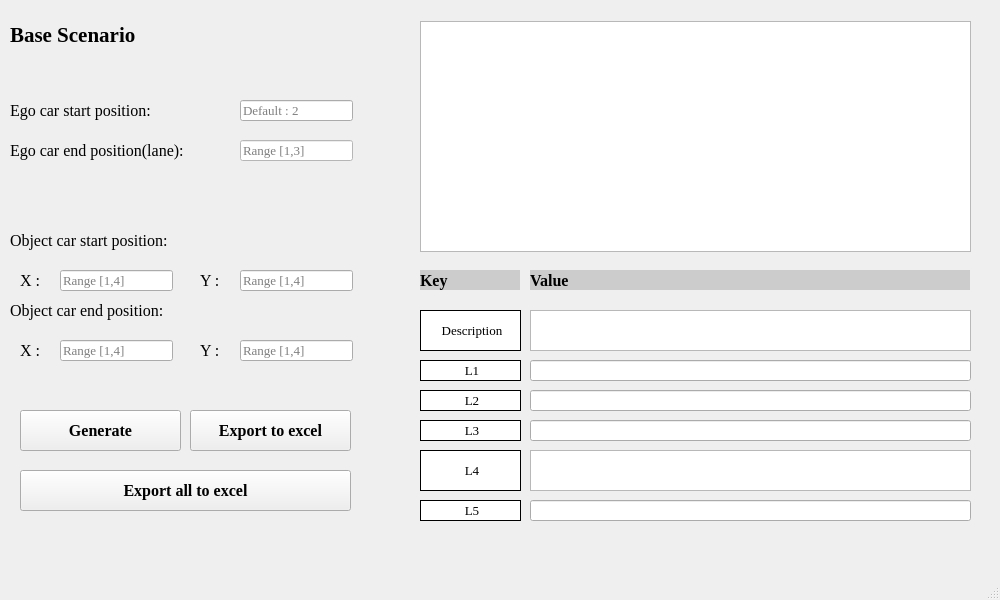
<?xml version="1.0" encoding="UTF-8"?>
<ui version="4.0">
 <class>BaseScenario</class>
 <widget class="QMainWindow" name="BaseScenario">
  <property name="geometry">
   <rect>
    <x>0</x>
    <y>0</y>
    <width>1000</width>
    <height>600</height>
   </rect>
  </property>
  <property name="font">
   <font>
    <family>Times New Roman</family>
    <pointsize>12</pointsize>
    <weight>50</weight>
    <bold>false</bold>
   </font>
  </property>
  <property name="windowTitle">
   <string>Base Scenario</string>
  </property>
  <property name="windowIcon">
   <iconset>
    <normaloff>VW.png</normaloff>VW.png</iconset>
  </property>
  <property name="inputMethodHints">
   <set>Qt::ImhPreferLowercase</set>
  </property>
  <widget class="QWidget" name="centralwidget">
   <widget class="QPushButton" name="pushButton1">
    <property name="geometry">
     <rect>
      <x>20</x>
      <y>410</y>
      <width>161</width>
      <height>41</height>
     </rect>
    </property>
    <property name="font">
     <font>
      <family>Times New Roman</family>
      <pointsize>12</pointsize>
      <weight>75</weight>
      <bold>true</bold>
     </font>
    </property>
    <property name="text">
     <string>Generate</string>
    </property>
   </widget>
   <widget class="QLabel" name="label1">
    <property name="geometry">
     <rect>
      <x>10</x>
      <y>20</y>
      <width>200</width>
      <height>30</height>
     </rect>
    </property>
    <property name="font">
     <font>
      <family>Times New Roman</family>
      <pointsize>16</pointsize>
      <weight>75</weight>
      <bold>true</bold>
     </font>
    </property>
    <property name="text">
     <string>Base Scenario</string>
    </property>
   </widget>
   <widget class="QLineEdit" name="lineEdit1">
    <property name="geometry">
     <rect>
      <x>240</x>
      <y>100</y>
      <width>113</width>
      <height>21</height>
     </rect>
    </property>
    <property name="font">
     <font>
      <family>Times New Roman</family>
      <pointsize>10</pointsize>
      <weight>50</weight>
      <bold>false</bold>
     </font>
    </property>
    <property name="inputMask">
     <string/>
    </property>
    <property name="text">
     <string/>
    </property>
    <property name="readOnly">
     <bool>true</bool>
    </property>
    <property name="placeholderText">
     <string>Default : 2</string>
    </property>
   </widget>
   <widget class="QTextEdit" name="textEdit">
    <property name="geometry">
     <rect>
      <x>530</x>
      <y>310</y>
      <width>441</width>
      <height>41</height>
     </rect>
    </property>
   </widget>
   <widget class="QLabel" name="label2">
    <property name="geometry">
     <rect>
      <x>10</x>
      <y>100</y>
      <width>200</width>
      <height>20</height>
     </rect>
    </property>
    <property name="font">
     <font>
      <family>Times New Roman</family>
      <pointsize>12</pointsize>
      <weight>50</weight>
      <bold>false</bold>
     </font>
    </property>
    <property name="text">
     <string>Ego car start position:</string>
    </property>
   </widget>
   <widget class="QLabel" name="label3">
    <property name="geometry">
     <rect>
      <x>10</x>
      <y>140</y>
      <width>220</width>
      <height>20</height>
     </rect>
    </property>
    <property name="font">
     <font>
      <family>Times New Roman</family>
      <pointsize>12</pointsize>
      <weight>50</weight>
      <bold>false</bold>
     </font>
    </property>
    <property name="text">
     <string>Ego car end position(lane):</string>
    </property>
   </widget>
   <widget class="QLineEdit" name="lineEdit2">
    <property name="geometry">
     <rect>
      <x>240</x>
      <y>140</y>
      <width>113</width>
      <height>21</height>
     </rect>
    </property>
    <property name="font">
     <font>
      <family>Times New Roman</family>
      <pointsize>10</pointsize>
      <weight>50</weight>
      <bold>false</bold>
     </font>
    </property>
    <property name="styleSheet">
     <string notr="true">background-color: rgb(255, 255, 255);</string>
    </property>
    <property name="placeholderText">
     <string>Range [1,3]</string>
    </property>
   </widget>
   <widget class="QLabel" name="label4">
    <property name="geometry">
     <rect>
      <x>10</x>
      <y>230</y>
      <width>220</width>
      <height>20</height>
     </rect>
    </property>
    <property name="font">
     <font>
      <family>Times New Roman</family>
      <pointsize>12</pointsize>
      <weight>50</weight>
      <bold>false</bold>
     </font>
    </property>
    <property name="text">
     <string>Object car start position:</string>
    </property>
   </widget>
   <widget class="QLineEdit" name="lineEdit3_1">
    <property name="geometry">
     <rect>
      <x>60</x>
      <y>270</y>
      <width>113</width>
      <height>21</height>
     </rect>
    </property>
    <property name="font">
     <font>
      <family>Times New Roman</family>
      <pointsize>10</pointsize>
      <weight>50</weight>
      <bold>false</bold>
     </font>
    </property>
    <property name="placeholderText">
     <string>Range [1,4]</string>
    </property>
   </widget>
   <widget class="QLineEdit" name="lineEdit3_2">
    <property name="geometry">
     <rect>
      <x>240</x>
      <y>270</y>
      <width>113</width>
      <height>21</height>
     </rect>
    </property>
    <property name="font">
     <font>
      <family>Times New Roman</family>
      <pointsize>10</pointsize>
      <weight>50</weight>
      <bold>false</bold>
     </font>
    </property>
    <property name="placeholderText">
     <string>Range [1,4]</string>
    </property>
   </widget>
   <widget class="QLabel" name="label4_1">
    <property name="geometry">
     <rect>
      <x>20</x>
      <y>270</y>
      <width>40</width>
      <height>20</height>
     </rect>
    </property>
    <property name="font">
     <font>
      <family>Times New Roman</family>
      <pointsize>12</pointsize>
      <weight>50</weight>
      <bold>false</bold>
     </font>
    </property>
    <property name="text">
     <string>X :</string>
    </property>
   </widget>
   <widget class="QLabel" name="label4_2">
    <property name="geometry">
     <rect>
      <x>200</x>
      <y>270</y>
      <width>40</width>
      <height>20</height>
     </rect>
    </property>
    <property name="font">
     <font>
      <family>Times New Roman</family>
      <pointsize>12</pointsize>
      <weight>50</weight>
      <bold>false</bold>
     </font>
    </property>
    <property name="text">
     <string>Y :</string>
    </property>
   </widget>
   <widget class="QLabel" name="label5_2">
    <property name="geometry">
     <rect>
      <x>200</x>
      <y>340</y>
      <width>40</width>
      <height>20</height>
     </rect>
    </property>
    <property name="font">
     <font>
      <family>Times New Roman</family>
      <pointsize>12</pointsize>
      <weight>50</weight>
      <bold>false</bold>
     </font>
    </property>
    <property name="text">
     <string>Y :</string>
    </property>
   </widget>
   <widget class="QLineEdit" name="lineEdit4_2">
    <property name="geometry">
     <rect>
      <x>240</x>
      <y>340</y>
      <width>113</width>
      <height>21</height>
     </rect>
    </property>
    <property name="font">
     <font>
      <family>Times New Roman</family>
      <pointsize>10</pointsize>
      <weight>50</weight>
      <bold>false</bold>
     </font>
    </property>
    <property name="placeholderText">
     <string>Range [1,4]</string>
    </property>
   </widget>
   <widget class="QLabel" name="label5">
    <property name="geometry">
     <rect>
      <x>10</x>
      <y>300</y>
      <width>220</width>
      <height>20</height>
     </rect>
    </property>
    <property name="font">
     <font>
      <family>Times New Roman</family>
      <pointsize>12</pointsize>
      <weight>50</weight>
      <bold>false</bold>
     </font>
    </property>
    <property name="text">
     <string>Object car end position:</string>
    </property>
   </widget>
   <widget class="QLineEdit" name="lineEdit4_1">
    <property name="geometry">
     <rect>
      <x>60</x>
      <y>340</y>
      <width>113</width>
      <height>21</height>
     </rect>
    </property>
    <property name="font">
     <font>
      <family>Times New Roman</family>
      <pointsize>10</pointsize>
      <weight>50</weight>
      <bold>false</bold>
     </font>
    </property>
    <property name="placeholderText">
     <string>Range [1,4]</string>
    </property>
   </widget>
   <widget class="QLabel" name="label5_1">
    <property name="geometry">
     <rect>
      <x>20</x>
      <y>340</y>
      <width>40</width>
      <height>20</height>
     </rect>
    </property>
    <property name="font">
     <font>
      <family>Times New Roman</family>
      <pointsize>12</pointsize>
      <weight>50</weight>
      <bold>false</bold>
     </font>
    </property>
    <property name="text">
     <string>X :</string>
    </property>
   </widget>
   <widget class="QPushButton" name="pushButton2">
    <property name="geometry">
     <rect>
      <x>190</x>
      <y>410</y>
      <width>161</width>
      <height>41</height>
     </rect>
    </property>
    <property name="font">
     <font>
      <family>Times New Roman</family>
      <pointsize>12</pointsize>
      <weight>75</weight>
      <bold>true</bold>
     </font>
    </property>
    <property name="text">
     <string>Export to excel</string>
    </property>
   </widget>
   <widget class="QPushButton" name="pushButton3">
    <property name="geometry">
     <rect>
      <x>20</x>
      <y>470</y>
      <width>331</width>
      <height>41</height>
     </rect>
    </property>
    <property name="font">
     <font>
      <family>Times New Roman</family>
      <pointsize>12</pointsize>
      <weight>75</weight>
      <bold>true</bold>
     </font>
    </property>
    <property name="text">
     <string>Export all to excel</string>
    </property>
   </widget>
   <widget class="QGraphicsView" name="graphicsView">
    <property name="geometry">
     <rect>
      <x>420</x>
      <y>21</y>
      <width>551</width>
      <height>231</height>
     </rect>
    </property>
   </widget>
   <widget class="QLabel" name="label6">
    <property name="geometry">
     <rect>
      <x>420</x>
      <y>270</y>
      <width>100</width>
      <height>20</height>
     </rect>
    </property>
    <property name="font">
     <font>
      <family>Times New Roman</family>
      <pointsize>12</pointsize>
      <weight>75</weight>
      <bold>true</bold>
     </font>
    </property>
    <property name="autoFillBackground">
     <bool>false</bool>
    </property>
    <property name="styleSheet">
     <string notr="true">background-color: rgb(204, 204, 204);</string>
    </property>
    <property name="frameShape">
     <enum>QFrame::NoFrame</enum>
    </property>
    <property name="text">
     <string>Key</string>
    </property>
   </widget>
   <widget class="QLabel" name="label7">
    <property name="geometry">
     <rect>
      <x>530</x>
      <y>270</y>
      <width>440</width>
      <height>20</height>
     </rect>
    </property>
    <property name="font">
     <font>
      <family>Times New Roman</family>
      <pointsize>12</pointsize>
      <weight>75</weight>
      <bold>true</bold>
     </font>
    </property>
    <property name="autoFillBackground">
     <bool>false</bool>
    </property>
    <property name="styleSheet">
     <string notr="true">background-color: rgb(204, 204, 204);</string>
    </property>
    <property name="frameShape">
     <enum>QFrame::NoFrame</enum>
    </property>
    <property name="text">
     <string>Value</string>
    </property>
   </widget>
   <widget class="QLabel" name="label8">
    <property name="geometry">
     <rect>
      <x>420</x>
      <y>310</y>
      <width>101</width>
      <height>41</height>
     </rect>
    </property>
    <property name="font">
     <font>
      <family>Times New Roman</family>
      <pointsize>10</pointsize>
      <weight>50</weight>
      <bold>false</bold>
     </font>
    </property>
    <property name="layoutDirection">
     <enum>Qt::LeftToRight</enum>
    </property>
    <property name="styleSheet">
     <string notr="true">background-color: rgb(255, 255, 255);</string>
    </property>
    <property name="frameShape">
     <enum>QFrame::Box</enum>
    </property>
    <property name="lineWidth">
     <number>1</number>
    </property>
    <property name="text">
     <string>&lt;html&gt;&lt;head/&gt;&lt;body&gt;&lt;p align=&quot;center&quot;&gt;Description&lt;/p&gt;&lt;/body&gt;&lt;/html&gt;</string>
    </property>
   </widget>
   <widget class="QLineEdit" name="lineEdit5">
    <property name="geometry">
     <rect>
      <x>530</x>
      <y>360</y>
      <width>441</width>
      <height>21</height>
     </rect>
    </property>
    <property name="styleSheet">
     <string notr="true">border-color: rgb(0, 0, 0);
</string>
    </property>
    <property name="readOnly">
     <bool>true</bool>
    </property>
   </widget>
   <widget class="QLineEdit" name="lineEdit6">
    <property name="geometry">
     <rect>
      <x>530</x>
      <y>390</y>
      <width>441</width>
      <height>21</height>
     </rect>
    </property>
    <property name="styleSheet">
     <string notr="true">border-color: rgb(0, 0, 0);
</string>
    </property>
    <property name="readOnly">
     <bool>true</bool>
    </property>
   </widget>
   <widget class="QLineEdit" name="lineEdit7">
    <property name="geometry">
     <rect>
      <x>530</x>
      <y>420</y>
      <width>441</width>
      <height>21</height>
     </rect>
    </property>
    <property name="styleSheet">
     <string notr="true">border-color: rgb(0, 0, 0);
</string>
    </property>
    <property name="readOnly">
     <bool>true</bool>
    </property>
   </widget>
   <widget class="QLineEdit" name="lineEdit8">
    <property name="geometry">
     <rect>
      <x>530</x>
      <y>500</y>
      <width>441</width>
      <height>21</height>
     </rect>
    </property>
    <property name="styleSheet">
     <string notr="true">border-color: rgb(0, 0, 0);
</string>
    </property>
    <property name="readOnly">
     <bool>true</bool>
    </property>
   </widget>
   <widget class="QLabel" name="label9">
    <property name="geometry">
     <rect>
      <x>420</x>
      <y>450</y>
      <width>101</width>
      <height>41</height>
     </rect>
    </property>
    <property name="font">
     <font>
      <family>Times New Roman</family>
      <pointsize>10</pointsize>
      <weight>50</weight>
      <bold>false</bold>
     </font>
    </property>
    <property name="layoutDirection">
     <enum>Qt::LeftToRight</enum>
    </property>
    <property name="styleSheet">
     <string notr="true">background-color: rgb(255, 255, 255);</string>
    </property>
    <property name="frameShape">
     <enum>QFrame::Box</enum>
    </property>
    <property name="lineWidth">
     <number>1</number>
    </property>
    <property name="text">
     <string>&lt;html&gt;&lt;head/&gt;&lt;body&gt;&lt;p align=&quot;center&quot;&gt;L4&lt;/p&gt;&lt;/body&gt;&lt;/html&gt;</string>
    </property>
   </widget>
   <widget class="QTextEdit" name="textEdit_2">
    <property name="geometry">
     <rect>
      <x>530</x>
      <y>450</y>
      <width>441</width>
      <height>41</height>
     </rect>
    </property>
   </widget>
   <widget class="QLabel" name="label10">
    <property name="geometry">
     <rect>
      <x>420</x>
      <y>360</y>
      <width>101</width>
      <height>21</height>
     </rect>
    </property>
    <property name="font">
     <font>
      <family>Times New Roman</family>
      <pointsize>10</pointsize>
      <weight>50</weight>
      <bold>false</bold>
     </font>
    </property>
    <property name="layoutDirection">
     <enum>Qt::LeftToRight</enum>
    </property>
    <property name="styleSheet">
     <string notr="true">background-color: rgb(255, 255, 255);</string>
    </property>
    <property name="frameShape">
     <enum>QFrame::Box</enum>
    </property>
    <property name="lineWidth">
     <number>1</number>
    </property>
    <property name="text">
     <string>&lt;html&gt;&lt;head/&gt;&lt;body&gt;&lt;p align=&quot;center&quot;&gt;L1&lt;/p&gt;&lt;/body&gt;&lt;/html&gt;</string>
    </property>
   </widget>
   <widget class="QLabel" name="label11">
    <property name="geometry">
     <rect>
      <x>420</x>
      <y>390</y>
      <width>101</width>
      <height>21</height>
     </rect>
    </property>
    <property name="font">
     <font>
      <family>Times New Roman</family>
      <pointsize>10</pointsize>
      <weight>50</weight>
      <bold>false</bold>
     </font>
    </property>
    <property name="layoutDirection">
     <enum>Qt::LeftToRight</enum>
    </property>
    <property name="styleSheet">
     <string notr="true">background-color: rgb(255, 255, 255);</string>
    </property>
    <property name="frameShape">
     <enum>QFrame::Box</enum>
    </property>
    <property name="lineWidth">
     <number>1</number>
    </property>
    <property name="text">
     <string>&lt;html&gt;&lt;head/&gt;&lt;body&gt;&lt;p align=&quot;center&quot;&gt;L2&lt;/p&gt;&lt;/body&gt;&lt;/html&gt;</string>
    </property>
   </widget>
   <widget class="QLabel" name="label12">
    <property name="geometry">
     <rect>
      <x>420</x>
      <y>420</y>
      <width>101</width>
      <height>21</height>
     </rect>
    </property>
    <property name="font">
     <font>
      <family>Times New Roman</family>
      <pointsize>10</pointsize>
      <weight>50</weight>
      <bold>false</bold>
     </font>
    </property>
    <property name="layoutDirection">
     <enum>Qt::LeftToRight</enum>
    </property>
    <property name="styleSheet">
     <string notr="true">background-color: rgb(255, 255, 255);</string>
    </property>
    <property name="frameShape">
     <enum>QFrame::Box</enum>
    </property>
    <property name="lineWidth">
     <number>1</number>
    </property>
    <property name="text">
     <string>&lt;html&gt;&lt;head/&gt;&lt;body&gt;&lt;p align=&quot;center&quot;&gt;L3&lt;/p&gt;&lt;/body&gt;&lt;/html&gt;</string>
    </property>
   </widget>
   <widget class="QLabel" name="label13">
    <property name="geometry">
     <rect>
      <x>420</x>
      <y>500</y>
      <width>101</width>
      <height>21</height>
     </rect>
    </property>
    <property name="font">
     <font>
      <family>Times New Roman</family>
      <pointsize>10</pointsize>
      <weight>50</weight>
      <bold>false</bold>
     </font>
    </property>
    <property name="layoutDirection">
     <enum>Qt::LeftToRight</enum>
    </property>
    <property name="styleSheet">
     <string notr="true">background-color: rgb(255, 255, 255);</string>
    </property>
    <property name="frameShape">
     <enum>QFrame::Box</enum>
    </property>
    <property name="lineWidth">
     <number>1</number>
    </property>
    <property name="text">
     <string>&lt;html&gt;&lt;head/&gt;&lt;body&gt;&lt;p align=&quot;center&quot;&gt;L5&lt;/p&gt;&lt;/body&gt;&lt;/html&gt;</string>
    </property>
   </widget>
  </widget>
  <widget class="QMenuBar" name="menubar">
   <property name="geometry">
    <rect>
     <x>0</x>
     <y>0</y>
     <width>1000</width>
     <height>28</height>
    </rect>
   </property>
  </widget>
  <widget class="QStatusBar" name="statusbar"/>
 </widget>
 <resources/>
 <connections/>
</ui>
